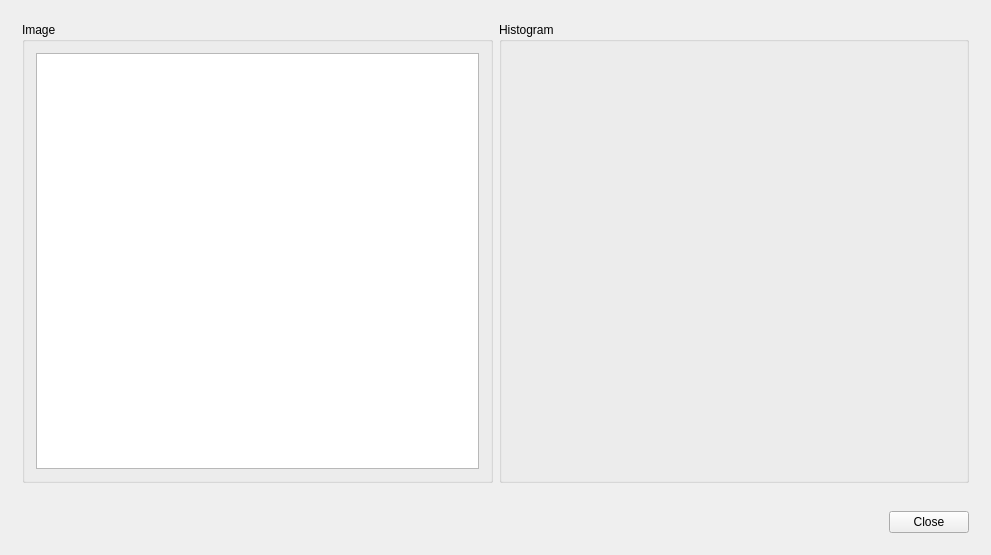
<?xml version="1.0" encoding="UTF-8"?>
<ui version="4.0">
 <class>KPHistoView</class>
 <widget class="QWidget" name="KPHistoView">
  <property name="geometry">
   <rect>
    <x>0</x>
    <y>0</y>
    <width>991</width>
    <height>555</height>
   </rect>
  </property>
  <property name="windowTitle">
   <string>KPHistoView</string>
  </property>
  <layout class="QVBoxLayout" name="verticalLayout">
   <item>
    <widget class="QWidget" name="widget" native="true">
     <property name="sizePolicy">
      <sizepolicy hsizetype="Preferred" vsizetype="Expanding">
       <horstretch>0</horstretch>
       <verstretch>0</verstretch>
      </sizepolicy>
     </property>
     <layout class="QGridLayout" name="gridLayout">
      <item row="0" column="0">
       <widget class="QGroupBox" name="groupBox">
        <property name="title">
         <string>Image</string>
        </property>
        <layout class="QGridLayout" name="gridLayout_2">
         <item row="0" column="0">
          <widget class="QGraphicsView" name="graphicsView">
           <property name="sizePolicy">
            <sizepolicy hsizetype="Preferred" vsizetype="Preferred">
             <horstretch>0</horstretch>
             <verstretch>0</verstretch>
            </sizepolicy>
           </property>
          </widget>
         </item>
        </layout>
       </widget>
      </item>
      <item row="0" column="1">
       <widget class="QGroupBox" name="groupBox_2">
        <property name="title">
         <string>Histogram</string>
        </property>
       </widget>
      </item>
     </layout>
    </widget>
   </item>
   <item>
    <widget class="QWidget" name="widget_2" native="true">
     <property name="sizePolicy">
      <sizepolicy hsizetype="Preferred" vsizetype="Minimum">
       <horstretch>0</horstretch>
       <verstretch>0</verstretch>
      </sizepolicy>
     </property>
     <layout class="QHBoxLayout" name="horizontalLayout_2">
      <item>
       <spacer name="horizontalSpacer">
        <property name="orientation">
         <enum>Qt::Horizontal</enum>
        </property>
        <property name="sizeHint" stdset="0">
         <size>
          <width>871</width>
          <height>20</height>
         </size>
        </property>
       </spacer>
      </item>
      <item>
       <widget class="QPushButton" name="pushButton">
        <property name="text">
         <string>Close</string>
        </property>
       </widget>
      </item>
     </layout>
    </widget>
   </item>
  </layout>
 </widget>
 <layoutdefault spacing="6" margin="11"/>
 <resources/>
 <connections/>
</ui>
